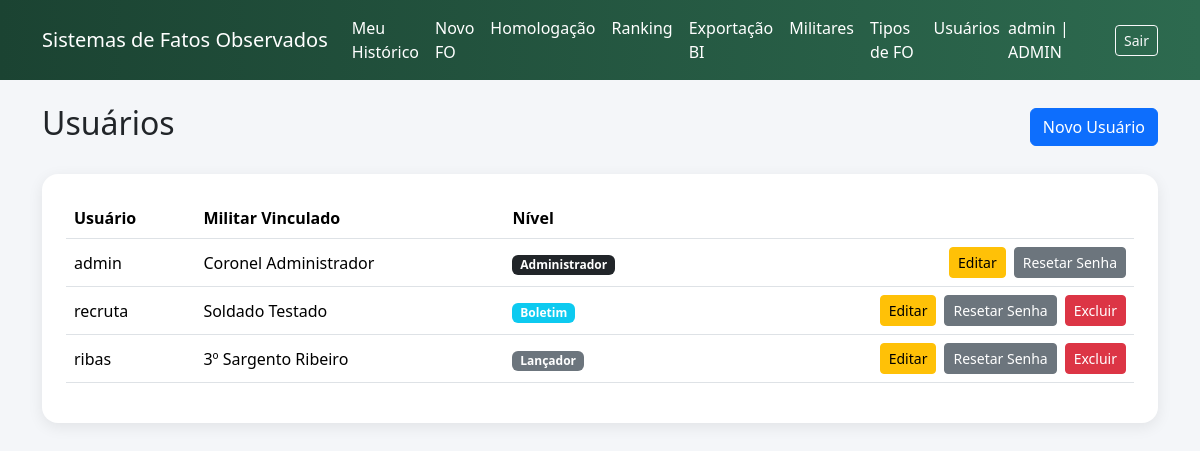
Before: /fo/admin/usuarios (signed in) with the older database file.
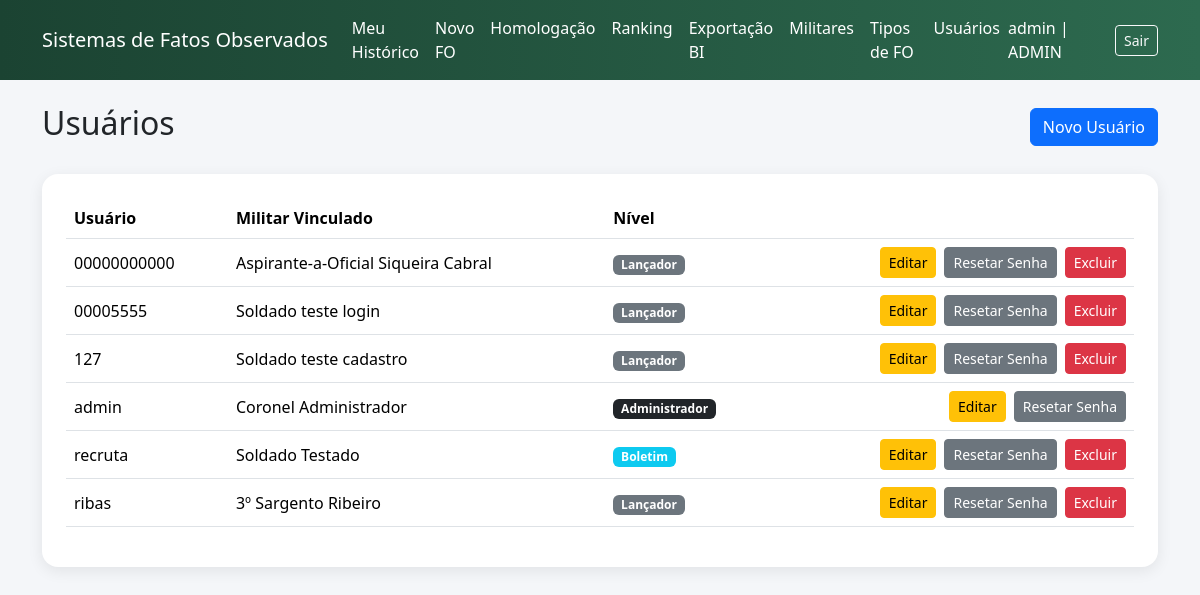
After: the same page with the newer database file.
### app/fo/models.py (models this page shows)
class Usuario(db.Model, UserMixin):
    __tablename__ = "usuarios"
    id = db.Column(db.Integer, primary_key=True)
    username = db.Column(db.String(80), unique=True, nullable=False)
    senha_hash = db.Column(db.String(128), nullable=False)
    perfil = db.Column(
        db.String(20),
        nullable=False,
        default="MILITAR"
    )
    militar_id = db.Column(
        db.Integer,
        db.ForeignKey("militares.id", ondelete="RESTRICT"),
        nullable=False
    )
    militar = db.relationship("Militar")

class PostoGraduacao(db.Model):
    __tablename__ = 'posto_graduacao'
    id = db.Column(db.Integer, primary_key=True)
    nome = db.Column(db.String(80), nullable=False)

class Militar(db.Model):
    __tablename__ = "militares"
    id = db.Column(db.Integer, primary_key=True)
    nome_guerra = db.Column(db.String(120), nullable=False)
    identidade_militar = db.Column(db.String(30), unique=True, nullable=False)
    id_posto_graduacao = db.Column(
        db.Integer,
        db.ForeignKey("posto_graduacao.id", ondelete="RESTRICT"),
        nullable=False
    )
    data_de_praca = db.Column(db.Date, nullable=False)
    id_secao = db.Column(
        db.Integer,
        db.ForeignKey("secoes.id", ondelete="RESTRICT"),
        nullable=False
    )
    foto_url = db.Column(db.String(255), nullable=True)
    posto_graduacao = db.relationship("PostoGraduacao")
    secao = db.relationship("Secao")

### app/fo/routes.py (the view)
@fo_bp.route("/admin/usuarios")
@login_required
@requer_admin
def admin_usuarios():
    usuarios = Usuario.query.order_by(Usuario.username.asc()).all()
    return render_template("fo/admin_usuarios.html", usuarios=usuarios)

### app/__init__.py (called while the page is built)
def create_app():
    app = Flask(__name__)
    app.config.from_object(Config)
    db.init_app(app)
    login_manager.init_app(app)
    migrate.init_app(app, db)
    from app.fo.models import Usuario
    @login_manager.user_loader
    def load_user(user_id):
        return Usuario.query.get(int(user_id))
    login_manager.login_view = "auth.login"
    from app.fo import fo_bp
    app.register_blueprint(fo_bp)
    from app.auth import auth_bp
    app.register_blueprint(auth_bp)
    @app.route("/")
    def index():
        if current_user.is_authenticated and current_user.perfil == "MILITAR":
            return redirect(url_for("fo.meu_historico"))
        return redirect(url_for("fo.ranking"))
    return app

### app/fo/permissions.py (called while the page is built)
def perfil_permitido(*perfis):
    def decorator(func):
        @wraps(func)
        def wrapper(*args, **kwargs):
            if not current_user.is_authenticated:
                abort(403)
            if current_user.perfil not in perfis and current_user.perfil != "ADMIN":
                abort(403)
            return func(*args, **kwargs)
        return wrapper
    return decorator

### app/templates/fo/admin_usuarios.html (shortened to what this page needs)
{% extends "base.html" %}
{% block content %}
<div class="d-flex justify-content-between align-items-center mb-4">
    <h2>Usuários</h2>
    <a href="{{ url_for('fo.admin_usuario_novo') }}"
       class="btn btn-primary">
        Novo Usuário
    </a>
</div>
<div class="card card-glass p-4">
    <table class="table table-hover align-middle">
        <thead>
            <tr>
                <th>Usuário</th>
                <th>Militar Vinculado</th>
                <th>Nível</th>
                <th></th>
            </tr>
        </thead>
        <tbody>
            {% for usuario in usuarios %}
            <tr>
                <td>{{ usuario.username }}</td>
                <td>
                    {% if usuario.militar %}
                        {{ usuario.militar.posto_graduacao.nome }}
                        {{ usuario.militar.nome_guerra }}
                    {% else %}
                        -
                    {% endif %}
                </td>
                <td>
                    {% if usuario.perfil == "MILITAR" %}
                        <span class="badge bg-secondary">Lançador</span>
                    {% elif usuario.perfil == "CADASTRADOR" %}
                        <span class="badge bg-primary">Cadastrador</span>
                    {% elif usuario.perfil == "BOLETIM" %}
                        <span class="badge bg-info">Boletim</span>
                    {% elif usuario.perfil == "HOMOLOGADOR" %}
                        <span class="badge bg-warning">Homologador</span>
                    {% elif usuario.perfil == "ADMIN" %}
                        <span class="badge bg-dark">Administrador</span>
                    {% else %}
                        <span class="badge bg-light text-dark">{{ usuario.perfil }}</span>
                    {% endif %}
                </td>
                <td class="text-end">
                    <div class="d-flex justify-content-end gap-2">
                        <a href="{{ url_for('fo.admin_usuario_editar', usuario_id=usuario.id) }}"
                        class="btn btn-sm btn-warning">
                        Editar
                        </a>
                        {% if usuario.militar %}
                        <form method="POST"
                            action="{{ url_for('fo.admin_usuario_resetar_senha', usuario_id=usuario.id) }}"
                            onsubmit="return confirm('Resetar a senha deste usuário para a identidade militar?');">
                            <button class="btn btn-sm btn-secondary">
                                Resetar Senha
                            </button>
                        </form>
                        {% endif %}
                        {% if usuario.id != current_user.id %}
                        <form method="POST"
                            action="{{ url_for('fo.admin_usuario_excluir', usuario_id=usuario.id) }}"
                            onsubmit="return confirm('Tem certeza que deseja excluir este usuário?');">
                            <button class="btn btn-sm btn-danger">
                            Excluir
                            </button>
                        </form>
                    {% endif %}
                    </div>
                </td>
            </tr>
            {% endfor %}
        </tbody>
    </table>
</div>
{% endblock %}

### app/templates/base.html (shortened to what this page needs)
<!DOCTYPE html>
<html lang="pt-BR">
<head>
    <link href="https://cdn.jsdelivr.net/npm/bootstrap@5.3.3/dist/css/bootstrap.min.css" rel="stylesheet">
</head>
<body>
<nav class="navbar navbar-expand-lg navbar-dark navbar-custom mb-4">
    <div class="container">
        <a class="navbar-brand"
            href="{{ url_for('fo.ranking' )}}">
        Sistemas de Fatos Observados
        </a>
        <div class="collapse navbar-collapse"
            id="navbarNav">
            {% if current_user.is_authenticated %}
            <ul class="navbar-nav me-auto">
                {% if current_user.perfil in ["MILITAR", "ADMIN"] %}
                    <li class="nav-item">
                        <a class="nav-link" href="{{ url_for('fo.meu_historico') }}">
                            Meu Histórico
                        </a>
                    </li>
                {% endif %}
                {% if current_user.perfil in ["HOMOLOGADOR", "ADMIN"] %}
                    <li class="nav-item">
                        <a class="nav-link" href="{{ url_for('fo.novo_fo') }}">
                            Novo FO
                        </a>
                    </li>
                    <li class="nav-item">
                        <a class="nav-link" href="{{ url_for('fo.homologacao') }}">
                            Homologação
                        </a>
                    </li>
                {% endif %}
                {% if current_user.perfil in ["MILITAR", "HOMOLOGADOR", "ADMIN"] %}
                    <li class="nav-item">
                        <a class="nav-link" href="{{ url_for('fo.ranking') }}">
                            Ranking
                        </a>
                    </li>
                {% endif %}
                {% if current_user.perfil in ["BOLETIM", "ADMIN"] %}
                    <li class="nav-item">
                        <a class="nav-link" href="{{ url_for('fo.exportacao') }}">
                            Exportação BI
                        </a>
                    </li>
                {% endif %}
                {% if current_user.perfil in ["CADASTRADOR", "ADMIN"] %}
                    <li class="nav-item">
                        <a class="nav-link" href="{{ url_for('fo.admin_militares') }}">
                            Militares
                        </a>
                    </li>
                {% endif %}
                {% if current_user.perfil == "ADMIN" %}
                    <li class="nav-item">
                        <a class="nav-link" href="{{ url_for('fo.admin_tipos') }}">
                            Tipos de FO
                        </a>
                    </li>
                    <li class="nav-item">
                        <a class="nav-link" href="{{ url_for('fo.admin_usuarios') }}">
                            Usuários
                        </a>
                    </li>
                {% endif %}
            </ul>
            <div class="d-flex align-items-center gap-3">
                <span class="navbar-text">
                    {{ current_user.username }} | {{ current_user.perfil }}
                </span>
                <a class="btn btn-outline-light btn-sm"
                href="{{ url_for('auth.logout') }}">
                Sair
                </a>
            </div>
            {% endif %}
        </div>
    </div>
</nav>
<div class="container">
    {% block content %}{% endblock %}
</div>
</body>
</html>

### app/templates/base.html (style rules this page uses)
body { background: #f4f6f9; }
.navbar-custom { background: linear-gradient(90deg, #1b4332, #2d6a4f); }
.navbar-brand, .nav-link, .navbar-text { color:white !important; }
.card-glass { border-radius: 16px; border:none; box-shadow: 0 4px 15px rgba(0,0,0,0.08); }

Changed rows visible on the page:
added Usuario: username "00000000000", militar.posto_graduacao.nome "Aspirante-a-Oficial", militar.nome_guerra "Siqueira Cabral", perfil "Lançador"
added Usuario: username "00005555", militar.posto_graduacao.nome "Soldado", militar.nome_guerra "teste login", perfil "Lançador"
added Usuario: username "127", militar.posto_graduacao.nome "Soldado", militar.nome_guerra "teste cadastro", perfil "Lançador"
